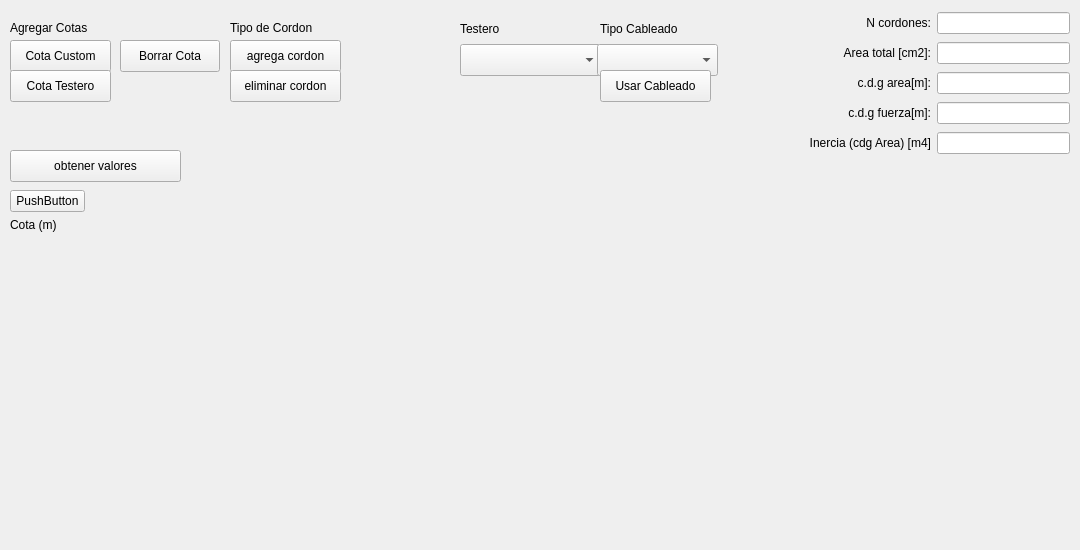
   <widget class="QWidget" name="tab_2">
    <attribute name="title">
     <string>Arm. Activa</string>
    </attribute>
    <widget class="QWidget" name="gridLayoutWidget_2">
     <property name="geometry">
      <rect>
       <x>10</x>
       <y>190</y>
       <width>1061</width>
       <height>351</height>
      </rect>
     </property>
     <layout class="QGridLayout" name="gridLayout">
      <property name="horizontalSpacing">
       <number>-1</number>
      </property>
      <item row="1" column="0">
       <layout class="QVBoxLayout" name="verticalLayout">
        <property name="spacing">
         <number>0</number>
        </property>
        <item>
         <widget class="QLabel" name="tab2_label_cota">
          <property name="maximumSize">
           <size>
            <width>100</width>
            <height>16777215</height>
           </size>
          </property>
          <property name="text">
           <string>Cota (m)</string>
          </property>
         </widget>
        </item>
        <item>
         <spacer name="verticalSpacer_2">
          <property name="orientation">
           <enum>Qt::Orientation::Vertical</enum>
          </property>
          <property name="sizeHint" stdset="0">
           <size>
            <width>20</width>
            <height>40</height>
           </size>
          </property>
         </spacer>
        </item>
       </layout>
      </item>
      <item row="0" column="0">
       <widget class="QPushButton" name="tab2_relleno_layout_armaduras">
        <property name="enabled">
         <bool>true</bool>
        </property>
        <property name="maximumSize">
         <size>
          <width>75</width>
          <height>16777215</height>
         </size>
        </property>
        <property name="text">
         <string>PushButton</string>
        </property>
       </widget>
      </item>
      <item row="1" column="1">
       <spacer name="horizontalSpacer">
        <property name="orientation">
         <enum>Qt::Orientation::Horizontal</enum>
        </property>
        <property name="sizeHint" stdset="0">
         <size>
          <width>40</width>
          <height>20</height>
         </size>
        </property>
       </spacer>
      </item>
     </layout>
    </widget>
    <widget class="QPushButton" name="tab2_btn_add_cota_custom">
     <property name="geometry">
      <rect>
       <x>10</x>
       <y>40</y>
       <width>101</width>
       <height>32</height>
      </rect>
     </property>
     <property name="text">
      <string>Cota Custom</string>
     </property>
    </widget>
    <widget class="QPushButton" name="tab2_btn_add_cord">
     <property name="geometry">
      <rect>
       <x>230</x>
       <y>40</y>
       <width>111</width>
       <height>32</height>
      </rect>
     </property>
     <property name="text">
      <string>agrega cordon</string>
     </property>
    </widget>
    <widget class="QPushButton" name="tab2_btn_del_cota">
     <property name="geometry">
      <rect>
       <x>120</x>
       <y>40</y>
       <width>100</width>
       <height>32</height>
      </rect>
     </property>
     <property name="text">
      <string>Borrar Cota</string>
     </property>
    </widget>
    <widget class="QPushButton" name="tab2_btn_del_cord">
     <property name="geometry">
      <rect>
       <x>230</x>
       <y>70</y>
       <width>111</width>
       <height>32</height>
      </rect>
     </property>
     <property name="text">
      <string>eliminar cordon</string>
     </property>
    </widget>
    <widget class="QWidget" name="gridLayoutWidget_3">
     <property name="geometry">
      <rect>
       <x>809</x>
       <y>10</y>
       <width>261</width>
       <height>147</height>
      </rect>
     </property>
     <layout class="QGridLayout" name="tab2_gridLayout_totales">
      <item row="0" column="0">
       <widget class="QLabel" name="tab2_label_cant_cord">
        <property name="text">
         <string>N cordones:</string>
        </property>
        <property name="alignment">
         <set>Qt::AlignmentFlag::AlignRight|Qt::AlignmentFlag::AlignTrailing|Qt::AlignmentFlag::AlignVCenter</set>
        </property>
       </widget>
      </item>
      <item row="3" column="0">
       <widget class="QLabel" name="tab2_label_cdg_fuerza">
        <property name="text">
         <string>c.d.g fuerza[m]:</string>
        </property>
        <property name="alignment">
         <set>Qt::AlignmentFlag::AlignRight|Qt::AlignmentFlag::AlignTrailing|Qt::AlignmentFlag::AlignVCenter</set>
        </property>
       </widget>
      </item>
      <item row="1" column="0">
       <widget class="QLabel" name="tab2_label_area_total">
        <property name="text">
         <string>Area total [cm2]:</string>
        </property>
        <property name="alignment">
         <set>Qt::AlignmentFlag::AlignRight|Qt::AlignmentFlag::AlignTrailing|Qt::AlignmentFlag::AlignVCenter</set>
        </property>
       </widget>
      </item>
      <item row="2" column="0">
       <widget class="QLabel" name="tab2_label_cdg_area">
        <property name="text">
         <string>c.d.g area[m]:</string>
        </property>
        <property name="alignment">
         <set>Qt::AlignmentFlag::AlignRight|Qt::AlignmentFlag::AlignTrailing|Qt::AlignmentFlag::AlignVCenter</set>
        </property>
       </widget>
      </item>
      <item row="0" column="1">
       <widget class="QLineEdit" name="tab2_line_total_cordones"/>
      </item>
      <item row="3" column="1">
       <widget class="QLineEdit" name="tab2_line_total_cdg_fuerza"/>
      </item>
      <item row="1" column="1">
       <widget class="QLineEdit" name="tab2_line_total_area"/>
      </item>
      <item row="2" column="1">
       <widget class="QLineEdit" name="tab2_line_total_cdg_area"/>
      </item>
      <item row="4" column="0">
       <widget class="QLabel" name="tab2_label_inercia">
        <property name="text">
         <string>Inercia (cdg Area) [m4]</string>
        </property>
        <property name="alignment">
         <set>Qt::AlignmentFlag::AlignRight|Qt::AlignmentFlag::AlignTrailing|Qt::AlignmentFlag::AlignVCenter</set>
        </property>
       </widget>
      </item>
      <item row="4" column="1">
       <widget class="QLineEdit" name="tab2_line_total_inercia"/>
      </item>
     </layout>
    </widget>
    <widget class="QPushButton" name="tab2_btn_valores">
     <property name="geometry">
      <rect>
       <x>10</x>
       <y>150</y>
       <width>171</width>
       <height>32</height>
      </rect>
     </property>
     <property name="text">
      <string>obtener valores</string>
     </property>
    </widget>
    <widget class="QLabel" name="tab2_label_cota_dinamica">
     <property name="geometry">
      <rect>
       <x>10</x>
       <y>20</y>
       <width>101</width>
       <height>16</height>
      </rect>
     </property>
     <property name="text">
      <string>Agregar Cotas</string>
     </property>
    </widget>
    <widget class="QPushButton" name="tab2_btn_add_cota_testero">
     <property name="geometry">
      <rect>
       <x>10</x>
       <y>70</y>
       <width>101</width>
       <height>32</height>
      </rect>
     </property>
     <property name="text">
      <string>Cota Testero</string>
     </property>
    </widget>
    <widget class="QLabel" name="tab2_label_cota_dinamica_2">
     <property name="geometry">
      <rect>
       <x>230</x>
       <y>20</y>
       <width>101</width>
       <height>16</height>
      </rect>
     </property>
     <property name="text">
      <string>Tipo de Cordon</string>
     </property>
    </widget>
    <widget class="QLabel" name="tab2_label_testero">
     <property name="geometry">
      <rect>
       <x>460</x>
       <y>20</y>
       <width>113</width>
       <height>18</height>
      </rect>
     </property>
     <property name="text">
      <string>Testero</string>
     </property>
    </widget>
    <widget class="QComboBox" name="tab2_combo_testero">
     <property name="geometry">
      <rect>
       <x>460</x>
       <y>44</y>
       <width>141</width>
       <height>32</height>
      </rect>
     </property>
    </widget>
    <widget class="QComboBox" name="tab2_combo_preset">
     <property name="geometry">
      <rect>
       <x>597</x>
       <y>44</y>
       <width>121</width>
       <height>32</height>
      </rect>
     </property>
    </widget>
    <widget class="QLabel" name="tab2_label_preset">
     <property name="geometry">
      <rect>
       <x>600</x>
       <y>20</y>
       <width>112</width>
       <height>18</height>
      </rect>
     </property>
     <property name="text">
      <string>Tipo Cableado</string>
     </property>
    </widget>
    <widget class="QPushButton" name="tab2_btn_aplicar_preset">
     <property name="geometry">
      <rect>
       <x>600</x>
       <y>70</y>
       <width>111</width>
       <height>32</height>
      </rect>
     </property>
     <property name="text">
      <string>Usar Cableado</string>
     </property>
    </widget>
   </widget>
